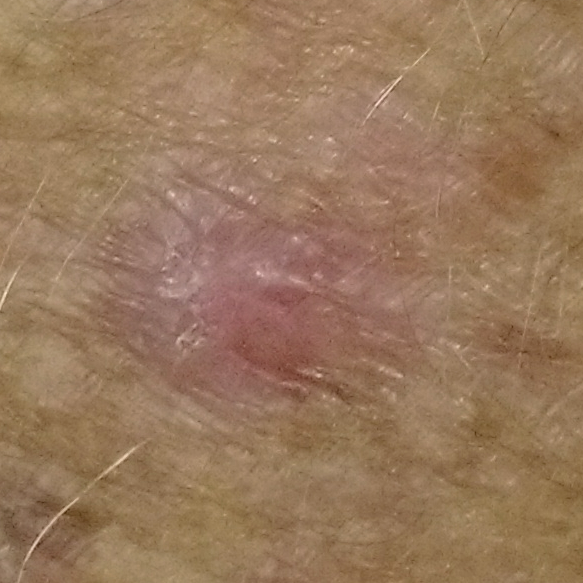
#> input picture archive/classifiers/dots_and_globues/PAT_166_257_586.png, 583 x 583 px, found by its file name
$ jupyter execute colour_counts_may_fourth.ipynb
#> lines starting #> are read from the running program, lines starting #| are printed output that depends on the picture; after the words box and inside, x2 and y2 are one past the last pixel; in counts of white or black regions, pixels touching at a corner belong together
[cell 1]
#imports
import skimage
from skimage import segmentation
from skimage.segmentation import slic
import imageio.v2 as imageio
import numpy as np
from matplotlib import pyplot as plt
from skimage.io import imread
from skimage.measure import regionprops

[cell 2]
# Paths to the images
image_path = '..\\dots_and_globues\\PAT_166_257_586.png'
mask_path = '..\\dots_and_globues\\PAT_166_257_586_mask.png'

# Load the image and the mask
im_rgb = imread(image_path)
#> im_rgb is the input picture: shape (583, 583, 4); mean R, G, B, A 152.5, 120.2, 92.1, 255
mask = imread(mask_path)
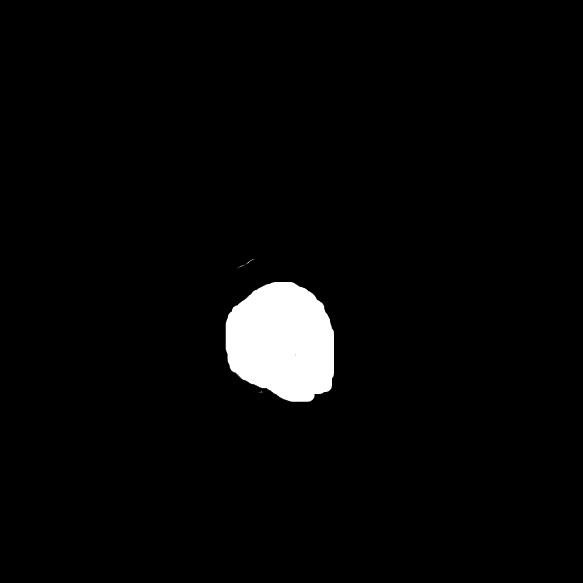
#> input picture archive/classifiers/dots_and_globues/PAT_166_257_586_mask.png, 583 x 583 px, found by its file name
#> mask is the input picture: shape (583, 583); min 0, max 255, mean 7.7

[cell 3]
# Function to create a figure
def create_figure(size=(8, 8)):
    return plt.figure(figsize=size)

# Function to display an image in a subplot
def show_image(image, title='', pos=None):
    if pos is not None:
        plt.subplot(pos)
    plt.imshow(image, cmap='gray')
    plt.title(title)
    plt.axis('off')

[cell 4]
# Show image
create_figure((12, 6))
show_image(np.clip(im_rgb, 0, 256), title='Original image', pos=241)
plt.show()

[cell 5]
#show mask
create_figure((12,6))
show_image(np.clip(mask, 0, 256), title='Mask for image', pos=241)
plt.show()
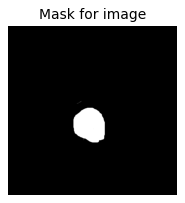
#> figure drawn by matplotlib, 1 panel

[cell 6]
def find_topbottom(mask):
    '''
    Function to get top / bottom boundaries of lesion using a binary mask.
    :mask: Binary image mask as numpy.array
    :return: top, bottom as int
    '''
    region_row_indices = np.where(np.sum(mask, axis = 1) > 0)[0]
    top, bottom = region_row_indices[0], region_row_indices[-1]
    return top, bottom

[cell 7]
def find_leftright(mask):
    '''
    Function to get left / right boundaries of lesion using a binary mask.
    :mask: Binary image mask as numpy.array
    :return: left, right as int
    '''

    region_column_indices = np.where(np.sum(mask, axis = 0) > 0)[0]
    left, right = region_column_indices[0], region_column_indices[-1]
    return left, right

[cell 8]
def lesionMaskCrop(im_rgb, mask):
    '''
    This function masks and crops an area of a color image corresponding to a binary mask of same dimension.

    :image: RGB image read as numpy.array
    :mask: Corresponding binary mask as numpy.array
    '''
    # Getting top/bottom and left/right boundries of lesion
    top, bottom = find_topbottom(mask)
#> in find_topbottom, `region_row_indices = np.where(np.sum(mask, axis = 1) > 0)[0]`: region_row_indices = 131 values from 258 to 401
#> in find_topbottom, `top, bottom = region_row_indices[0], region_row_indices[-1]`: top = 258; bottom = 401
    left, right = find_leftright(mask)

    # Masking out lesion in color image
    im_masked = im_rgb.copy()
    im_masked[mask==0] = 0 # color 0 = black

    # Cropping image using lesion boundaries
    im_crop = im_masked[top:bottom+1,left:right+1]

    return(im_crop)

[cell 9]
def rgb_to_hsv(r, g, b):

    """
    Credit for the entire function goes to:
    https://www.w3resource.com/python-exercises/math/python-math-exercise-77.php
    """
    r, g, b = r/255.0, g/255.0, b/255.0
    mx = max(r, g, b)
    mn = min(r, g, b)
    df = mx-mn
    if mx == mn:
        h = 0
    elif mx == r:
        h = (60 * ((g-b)/df) + 360) % 360
    elif mx == g:
        h = (60 * ((b-r)/df) + 120) % 360
    elif mx == b:
        h = (60 * ((r-g)/df) + 240) % 360
    if mx == 0:
        s = 0
    else:
        s = (df/mx)*100
    v = mx*100
    return h, s, v

[cell 10]
im_lesion = lesionMaskCrop(im_rgb, mask)
#> in lesionMaskCrop, `top, bottom = find_topbottom(mask)`: top = 258; bottom = 401
#> in find_leftright, `region_column_indices = np.where(np.sum(mask, axis = 0) > 0)[0]`: region_column_indices = 109 values from 225 to 333
#> in find_leftright, `left, right = region_column_indices[0], region_column_indices[-1]`: left = 225; right = 333
#> in lesionMaskCrop, `left, right = find_leftright(mask)`: left = 225; right = 333
#> in lesionMaskCrop, `im_masked[mask==0] = 0`:
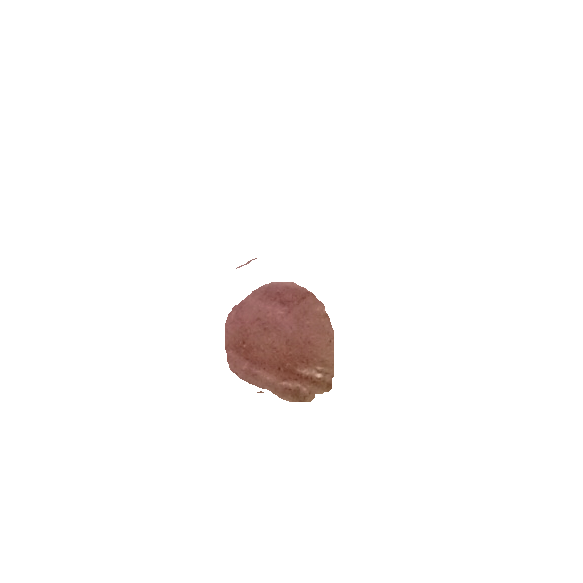
#> im_masked: shape (583, 583, 4); mean R, G, B, A 4.5, 3, 2.6, 7.8; transparent parts drawn white
#> in lesionMaskCrop, `im_crop = im_masked[top:bottom+1,left:right+1]`:
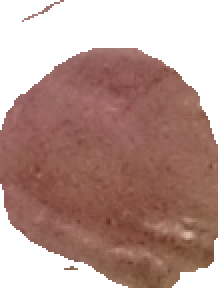
#> im_crop: shape (144, 109, 4) (shown 2 times larger); mean R, G, B, A 96.5, 64, 56.4, 169.8; transparent parts drawn white

segments = slic(im_lesion, n_segments=60, compactness=5, sigma=1, start_label=1)
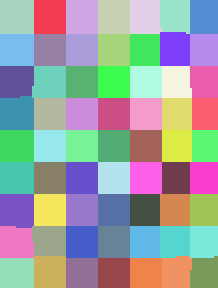
#> segments: shape (144, 109) int64 (shown 2 times larger); 63 distinct labels, from 1 to 63; one colour per label, 0 black

[cell 11]
#show segments
def show_segments(segments=segments):
    create_figure((12,6))
    show_image(np.clip(segments, 0, 256), title='Segments of image', pos=241)
    return(plt.show())

[cell 12]
show_segments()

[cell 13]
def getColorFeatures(im_rgb, mask):

    """
    TODO: Add rest of the description

    This function computes the color brightness variations of an image, quantified as the IQR. This method
    uses SLIC segmentation to select superpixels for grathering average regional color intensities.
    These averages are converted to HSV to measure the spread of brightness ('Value') across all regions.

    :image: RGB image read as numpy.array
    :mask: Corresponding binary mask as numpy.array
    :return: list with extracted features
    """

    # Mask and crop image to only contain lesion
    im_lesion = lesionMaskCrop(im_rgb, mask)

    # Get SLIC boundaries
    segments = slic(im_lesion, n_segments=60, compactness=5, sigma=1, start_label=1)

    # Fetch RegionProps - this includes min/mean/max values for color intensity
    regions = regionprops(segments, intensity_image=im_lesion)

    # Access mean color intensity for each region
    mean_intensity = [r.mean_intensity for r in regions]

    # Get only segments with color in them
    color_intensity = []
    for mean in mean_intensity:
        if sum(mean) != 0:
            color_intensity.append(mean)

    # Convert RGB color means to HSV
    color_mean_hsv = [rgb_to_hsv(col_int[0], col_int[1], col_int[2]) for col_int in color_intensity]

    # Extract values for hue
    color_mean_hue = [hsv[0] for hsv in color_mean_hsv]

    return color_mean_hue

def how_many_colours_are_there(im_rgb, mask, hue_range = 60):

    max_possible_colours = int(360/hue_range) #int will round the value down, but this is counterbalanced by the use of 360 rather than 359

    hues_for_all_regions = getColorFeatures(im_rgb=im_rgb, mask=mask)
    hues_for_all_regions = sorted(hues_for_all_regions)
    #print("count of hues below")
    #print(len(hues_for_all_regions))
    #print("max", max(hues_for_all_regions))
    #print("min", min(hues_for_all_regions))

    first_colour = hues_for_all_regions[0]
    number_of_colours =1
    lower_bound_for_next_colour = first_colour + hue_range

    for hue in hues_for_all_regions:
        if hue > lower_bound_for_next_colour:
            lower_bound_for_next_colour = hue + hue_range
            if lower_bound_for_next_colour > 360:
                break
            number_of_colours +=1

    if (hue - 360 + hue_range) > first_colour:
        number_of_colours -= 1

    if max_possible_colours < number_of_colours or number_of_colours < 1:
        return("Error in colour count")
    elif number_of_colours > 5:
        number_of_colours = 5
        return(number_of_colours)
    else:


        return(number_of_colours)


[cell 14]
def how_many_colours_are_there(image, mask, hue_range = 59):

    '''
    Counts the number of diifferent colours are in an image.
    Specifically assesses how much the hues of an image vary.

    :image: RGB image read as numpy.array
    :mask: Corresponding binary mask as numpy.array
    :hue_range: adjustable, but set at 60 since this is generally given as the value difference between the 6 main colours of the hue spectrum
    :return: int value from 1-5 to fit our annotation scale
    '''
    #Get a list of all the hues from an image, and sort them
    hues_for_all_regions = getColorFeatures(im_rgb=image, mask=mask)
    hues_for_all_regions = sorted(hues_for_all_regions)


    #assign variables for measuring colour count
    first_colour = hues_for_all_regions[0]
    number_of_colours =1
    lower_bound_for_next_colour = first_colour + hue_range

    #Using the hue range, sees how many distinct colours are in the image
    for hue in hues_for_all_regions:
        if hue > lower_bound_for_next_colour:
            lower_bound_for_next_colour = hue + hue_range
            if lower_bound_for_next_colour > 360:
                break
            number_of_colours +=1

    #Checks if the last hue is close to the first hue (since hue is a circular scale)
    if (hue - 360 + hue_range) > first_colour:
        number_of_colours -= 1

    #adherence to our scale (1-4,5+ colours)
    if number_of_colours > 5:
        number_of_colours = 5
    elif number_of_colours < 1:
        number_of_colours = 1
        return(number_of_colours)
    else:
        return(number_of_colours)

first_number = 0
num_numbers = 1
lower_bound_next = first_number + 60
expected_count=int(360/35)
print(expected_count)

for fake_hue in range(0,360,35):
    if fake_hue > lower_bound_next:
        lower_bound_next = fake_hue + 60
        if lower_bound_next > 360:
            break
        num_numbers +=1

        print("count" ,num_numbers)
        print("fake hue" ,fake_hue)
        print("lbn" ,lower_bound_next)
        print("#####")

if (fake_hue - 360 + 60) > first_number:
    num_numbers -= 1
    print("final answer", num_numbers)

[cell 15]
how_many_colours_are_there(image=im_rgb, mask=mask, hue_range=17)
#> in getColorFeatures, `regions = regionprops(segments, intensity_image=im_lesion)`: regions = 63 regions; largest, box (x1, y1, x2, y2) and area: (0, 0, 17, 17) 289, (0, 97, 17, 114) 280, (0, 48, 17, 65) 278, (17, 0, 33, 17) 272, (33, 0, 49, 17) 272
#> in getColorFeatures, `mean_intensity = [r.mean_intensity for r in regions]`: mean_intensity = 63 items, first 6: [4.58, 3.42, 3.35, 7.06], [12.22, 9.03, 8.72, 19.69], [0, 0, 0, 0], [0, 0, 0, 0], [0, 0, 0, 0], [0, 0, 0, 0]
#> the loop in getColorFeatures, `for mean in mean_intensity:` made 63 passes
#> mean on passes 1 to 12: [4.58, 3.42, 3.35, 7.06], [12.22, 9.03, 8.72, 19.69], [0, 0, 0, 0], [0, 0, 0, 0], [0, 0, 0, 0], [0, 0, 0, 0], [0, 0, 0, 0], [3.77, 2.63, 2.43, 6.05], [0, 0, 0, 0], [3.59, 2.52, 2.45, 5.98], [61.62, 42.3, 41.1, 103.6], [86.46, 59.06, 57.02, 143.4]
#> after the loop in getColorFeatures, `for mean in mean_intensity:`: color_intensity = 55 items, first 6: [4.58, 3.42, 3.35, 7.06], [12.22, 9.03, 8.72, 19.69], [3.77, 2.63, 2.43, 6.05], [3.59, 2.52, 2.45, 5.98], [61.62, 42.3, 41.1, 103.6], [86.46, 59.06, 57.02, 143.4]
#> in getColorFeatures, `color_mean_hsv = [rgb_to_hsv(col_int[0], col_int[1], col_int[2]) for c..`: color_mean_hsv = 55 items, first 6: (3.69, 27.02, 1.8), (5.3, 28.61, 4.79), (9.03, 35.57, 1.48), (3.67, 31.96, 1.41), (3.51, 33.3, 24.16), (4.16, 34.05, 33.9)
#> in getColorFeatures, `color_mean_hue = [hsv[0] for hsv in color_mean_hsv]`: color_mean_hue = 55 values, max 24.55 at index 51, min 2.25 at index 7, mean 11.04
#> in how_many_colours_are_there, `hues_for_all_regions = getColorFeatures(im_rgb=image, mask=mask)`: hues_for_all_regions has the same summary as color_mean_hue in getColorFeatures
#> in how_many_colours_are_there, `hues_for_all_regions = sorted(hues_for_all_regions)`: hues_for_all_regions = 55 values from 2.25 to 24.55
#> in how_many_colours_are_there, `first_colour = hues_for_all_regions[0]`: first_colour = 2.25
#> in how_many_colours_are_there, `lower_bound_for_next_colour = first_colour + hue_range`: lower_bound_for_next_colour = 19.25
#> the loop in how_many_colours_are_there, `for hue in hues_for_all_regions:` made 55 passes
#> (hue, lower_bound_for_next_colour, number_of_colours) on pass 51: (19.64, 36.64, 2)
#> hue on passes 1 to 6: 2.25, 3.2, 3.51, 3.67, 3.69, 3.79
#> after the loop in how_many_colours_are_there, `for hue in hues_for_all_regions:`: lower_bound_for_next_colour = 36.64; number_of_colours = 2
#> Out = 2
